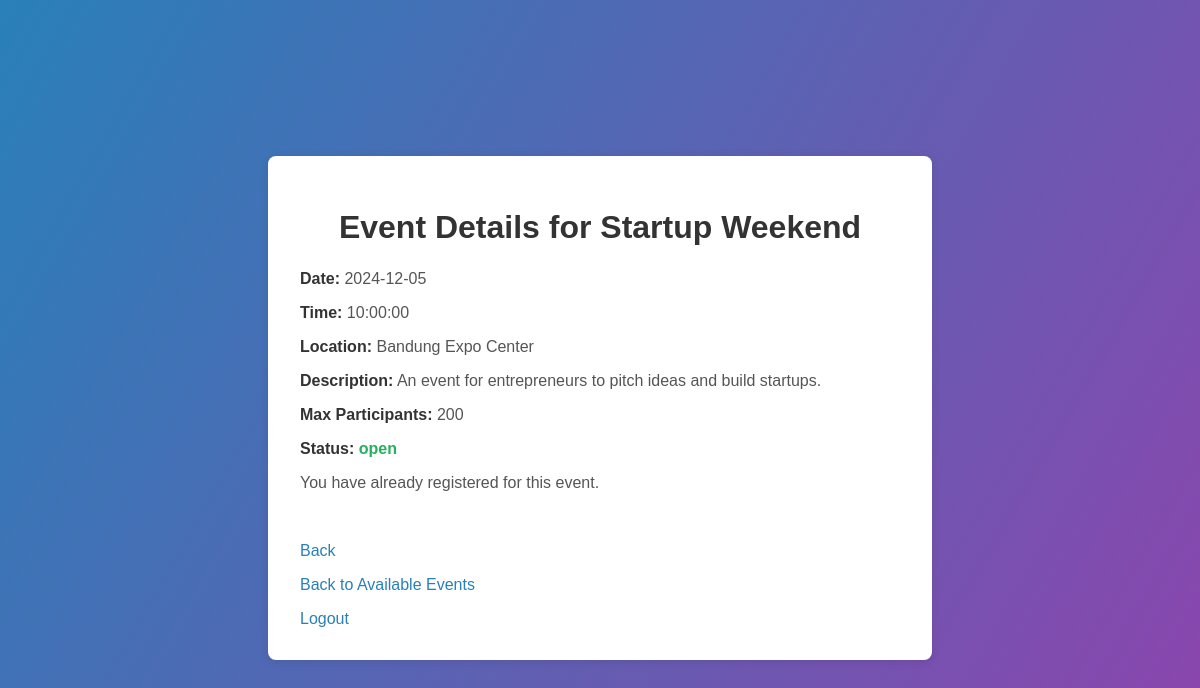
Screenshot of /event_details.php?event_id=2 (signed in) with the database file from the repository.
### tables this page shows
CREATE TABLE `events` (
  `event_id` int(11) NOT NULL,
  `event_name` varchar(255) NOT NULL,
  `description` text NOT NULL,
  `date` date NOT NULL,
  `time` time NOT NULL,
  `location` varchar(255) NOT NULL,
  `banner` varchar(255) DEFAULT NULL,
  `max_participants` int(11) NOT NULL,
  `status` enum('open','closed','canceled') NOT NULL DEFAULT 'open',
  `created_at` timestamp NOT NULL DEFAULT current_timestamp()
);

### event_details.php (the view, shortened to what this page needs)
<?php
$servername = "localhost";
$username = "root";
$password = "";
$dbname = "event_registration";
$conn = new mysqli($servername, $username, $password, $dbname);
$event_id = $_GET['event_id'];
$user_id = $_SESSION['user_id'];
$sql = "SELECT * FROM events WHERE event_id = $event_id";
$result = $conn->query($sql);
if ($result->num_rows > 0) {
    $event = $result->fetch_assoc();
} else {
    echo "Event not found.";
    exit;
}
$sql_check_registration = "SELECT * FROM registrations WHERE event_id = $event_id AND user_id = $user_id";
$registration_result = $conn->query($sql_check_registration);
$already_registered = ($registration_result->num_rows > 0);
?>
<!DOCTYPE html>
<html lang="en">
<head>
</head>
<body>
    <div class="container">
        <h1>Event Details for <?= htmlspecialchars($event['event_name']); ?></h1>
        <p class="event-detail"><strong>Date:</strong> <?= htmlspecialchars($event['date']); ?></p>
        <p class="event-detail"><strong>Time:</strong> <?= htmlspecialchars($event['time']); ?></p>
        <p class="event-detail"><strong>Location:</strong> <?= htmlspecialchars($event['location']); ?></p>
        <p class="event-detail"><strong>Description:</strong> <?= htmlspecialchars($event['description']); ?></p>
        <p class="event-detail"><strong>Max Participants:</strong> <?= htmlspecialchars($event['max_participants']); ?></p>
        <p class="event-detail"><strong>Status:</strong>
            <span class="status <?= htmlspecialchars($event['status']); ?>"><?= htmlspecialchars($event['status']); ?></span>
        </p>
        <?php if (!$already_registered && $event['status'] == 'open'): ?>
            <form method="POST">
                <input type="submit" value="Register for Event">
            </form>
        <?php elseif ($already_registered): ?>
            <p>You have already registered for this event.</p>
        <?php else: ?>
            <p>This event is closed for registration.</p>
        <?php endif; ?>
        <br>
        <a href="welcome.php">Back</a><br>
        <a href="events.php">Back to Available Events</a><br>
        <a href="logout.php">Logout</a>
    </div>
</body>
</html>

### event_details.php (style rules this page uses)
body { font-family: Arial, sans-serif; background-color: #f0f0f5; display: flex; justify-content: center; align-items: center; height: 100vh; background-image: linear-gradient(120deg, #2980b9, #8e44ad); }
.container { background-color: #fff; padding: 2rem; border-radius: 8px; box-shadow: 0 2px 10px rgba(0, 0, 0, 0.1); width: 100%; max-width: 600px; }
h1 { color: #333; text-align: center; margin-bottom: 1.5rem; }
p { margin-bottom: 1rem; color: #555; }
.event-detail strong { color: #333; }
a { display: inline-block; margin-top: 1rem; color: #2980b9; text-decoration: none; }
.status { font-weight: bold; color: #e74c3c; }
.status.open { color: #27ae60; }

### rows the page displays
events: event_name "Startup Weekend", date "2024-12-05", time "10:00:00", location "Bandung Expo Center", description "An event for entrepreneurs to pitch ideas and build startups.", max_participants "200", status "open"
